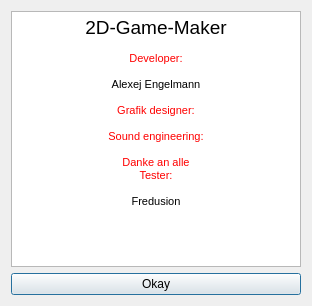
<?xml version="1.0" encoding="UTF-8"?>
<ui version="4.0">
 <class>About</class>
 <widget class="QDialog" name="About">
  <property name="geometry">
   <rect>
    <x>0</x>
    <y>0</y>
    <width>312</width>
    <height>306</height>
   </rect>
  </property>
  <property name="windowTitle">
   <string>Dialog</string>
  </property>
  <layout class="QHBoxLayout" name="horizontalLayout">
   <item>
    <layout class="QVBoxLayout" name="verticalLayout">
     <item>
      <widget class="QTextBrowser" name="textBrowser">
       <property name="html">
        <string>&lt;!DOCTYPE HTML PUBLIC &quot;-//W3C//DTD HTML 4.0//EN&quot; &quot;http://www.w3.org/TR/REC-html40/strict.dtd&quot;&gt;
&lt;html&gt;&lt;head&gt;&lt;meta name=&quot;qrichtext&quot; content=&quot;1&quot; /&gt;&lt;style type=&quot;text/css&quot;&gt;
p, li { white-space: pre-wrap; }
&lt;/style&gt;&lt;/head&gt;&lt;body style=&quot; font-family:'Ubuntu'; font-size:11pt; font-weight:400; font-style:normal;&quot;&gt;
&lt;p align=&quot;center&quot; style=&quot; margin-top:0px; margin-bottom:0px; margin-left:0px; margin-right:0px; -qt-block-indent:0; text-indent:0px;&quot;&gt;&lt;span style=&quot; font-family:'MS Shell Dlg 2'; font-size:14pt;&quot;&gt;2D-Game-Maker&lt;/span&gt;&lt;/p&gt;
&lt;p align=&quot;center&quot; style=&quot;-qt-paragraph-type:empty; margin-top:0px; margin-bottom:0px; margin-left:0px; margin-right:0px; -qt-block-indent:0; text-indent:0px; font-family:'MS Shell Dlg 2'; font-size:8pt;&quot;&gt;&lt;br /&gt;&lt;/p&gt;
&lt;p align=&quot;center&quot; style=&quot; margin-top:0px; margin-bottom:0px; margin-left:0px; margin-right:0px; -qt-block-indent:0; text-indent:0px;&quot;&gt;&lt;span style=&quot; font-family:'MS Shell Dlg 2'; font-size:8pt; color:#ff0000;&quot;&gt;Developer:&lt;/span&gt;&lt;/p&gt;
&lt;p align=&quot;center&quot; style=&quot;-qt-paragraph-type:empty; margin-top:0px; margin-bottom:0px; margin-left:0px; margin-right:0px; -qt-block-indent:0; text-indent:0px; font-family:'MS Shell Dlg 2'; font-size:8pt;&quot;&gt;&lt;br /&gt;&lt;/p&gt;
&lt;p align=&quot;center&quot; style=&quot; margin-top:0px; margin-bottom:0px; margin-left:0px; margin-right:0px; -qt-block-indent:0; text-indent:0px;&quot;&gt;&lt;span style=&quot; font-family:'MS Shell Dlg 2'; font-size:8pt;&quot;&gt;Alexej Engelmann&lt;/span&gt;&lt;/p&gt;
&lt;p align=&quot;center&quot; style=&quot;-qt-paragraph-type:empty; margin-top:0px; margin-bottom:0px; margin-left:0px; margin-right:0px; -qt-block-indent:0; text-indent:0px; font-family:'MS Shell Dlg 2'; font-size:8pt;&quot;&gt;&lt;br /&gt;&lt;/p&gt;
&lt;p align=&quot;center&quot; style=&quot; margin-top:0px; margin-bottom:0px; margin-left:0px; margin-right:0px; -qt-block-indent:0; text-indent:0px;&quot;&gt;&lt;span style=&quot; font-family:'MS Shell Dlg 2'; font-size:8pt; color:#ff0000;&quot;&gt;Grafik designer:&lt;/span&gt;&lt;/p&gt;
&lt;p align=&quot;center&quot; style=&quot;-qt-paragraph-type:empty; margin-top:0px; margin-bottom:0px; margin-left:0px; margin-right:0px; -qt-block-indent:0; text-indent:0px; font-family:'MS Shell Dlg 2'; font-size:8pt;&quot;&gt;&lt;br /&gt;&lt;/p&gt;
&lt;p align=&quot;center&quot; style=&quot; margin-top:0px; margin-bottom:0px; margin-left:0px; margin-right:0px; -qt-block-indent:0; text-indent:0px;&quot;&gt;&lt;span style=&quot; font-family:'MS Shell Dlg 2'; font-size:8pt; color:#ff0000;&quot;&gt;Sound engineering:&lt;/span&gt;&lt;/p&gt;
&lt;p align=&quot;center&quot; style=&quot;-qt-paragraph-type:empty; margin-top:0px; margin-bottom:0px; margin-left:0px; margin-right:0px; -qt-block-indent:0; text-indent:0px; font-family:'MS Shell Dlg 2'; font-size:8pt; color:#ff0000;&quot;&gt;&lt;br /&gt;&lt;/p&gt;
&lt;p align=&quot;center&quot; style=&quot; margin-top:0px; margin-bottom:0px; margin-left:0px; margin-right:0px; -qt-block-indent:0; text-indent:0px;&quot;&gt;&lt;span style=&quot; font-family:'MS Shell Dlg 2'; font-size:8pt; color:#ff0000;&quot;&gt;Danke an alle&lt;/span&gt;&lt;/p&gt;
&lt;p align=&quot;center&quot; style=&quot; margin-top:0px; margin-bottom:0px; margin-left:0px; margin-right:0px; -qt-block-indent:0; text-indent:0px;&quot;&gt;&lt;span style=&quot; font-family:'MS Shell Dlg 2'; font-size:8pt; color:#ff0000;&quot;&gt;Tester:&lt;/span&gt;&lt;/p&gt;
&lt;p align=&quot;center&quot; style=&quot;-qt-paragraph-type:empty; margin-top:0px; margin-bottom:0px; margin-left:0px; margin-right:0px; -qt-block-indent:0; text-indent:0px; font-family:'MS Shell Dlg 2'; font-size:8pt; color:#ff0000;&quot;&gt;&lt;br /&gt;&lt;/p&gt;
&lt;p align=&quot;center&quot; style=&quot; margin-top:0px; margin-bottom:0px; margin-left:0px; margin-right:0px; -qt-block-indent:0; text-indent:0px;&quot;&gt;&lt;span style=&quot; font-family:'MS Shell Dlg 2'; font-size:8pt;&quot;&gt;Fredusion&lt;/span&gt;&lt;/p&gt;&lt;/body&gt;&lt;/html&gt;</string>
       </property>
      </widget>
     </item>
     <item>
      <widget class="QPushButton" name="pushButton">
       <property name="text">
        <string>Okay</string>
       </property>
      </widget>
     </item>
    </layout>
   </item>
  </layout>
 </widget>
 <resources/>
 <connections>
  <connection>
   <sender>pushButton</sender>
   <signal>clicked()</signal>
   <receiver>About</receiver>
   <slot>accept()</slot>
   <hints>
    <hint type="sourcelabel">
     <x>232</x>
     <y>290</y>
    </hint>
    <hint type="destinationlabel">
     <x>294</x>
     <y>301</y>
    </hint>
   </hints>
  </connection>
 </connections>
</ui>
